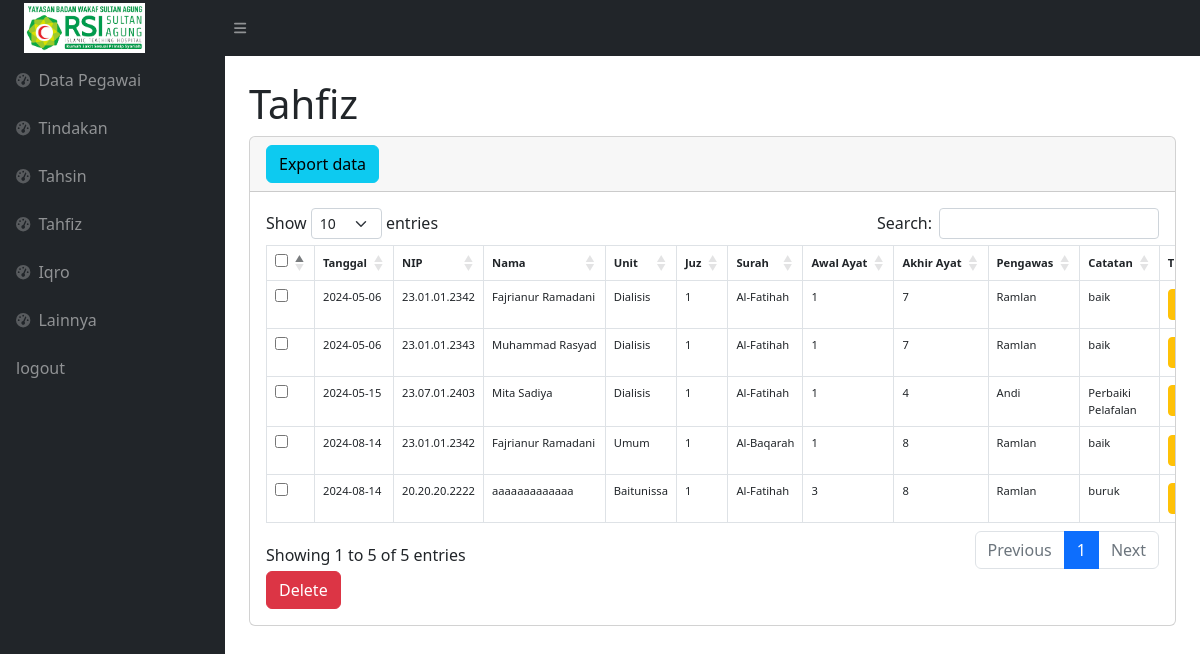
The app's page /tahfiz.php (signed in) with its own data.
### tables this page shows
CREATE TABLE `tahfiz` (
  `id_tahfiz` int(20) NOT NULL,
  `tanggal` date NOT NULL,
  `nip` varchar(20) NOT NULL,
  `nama` varchar(50) NOT NULL,
  `id_pegawai` int(20) NOT NULL,
  `id_unit` int(20) NOT NULL,
  `id_juz` int(20) NOT NULL,
  `id_surah` int(20) NOT NULL,
  `awal_ayat` int(5) NOT NULL,
  `akhir_ayat` int(5) NOT NULL,
  `id_ustad` int(20) NOT NULL,
  `catatan` text NOT NULL
);

CREATE TABLE `unit` (
  `id_unit` int(20) NOT NULL,
  `nama_unit` varchar(30) NOT NULL
);

CREATE TABLE `juz` (
  `id_juz` int(20) NOT NULL,
  `juz` int(20) NOT NULL
);

CREATE TABLE `surah` (
  `id_surah` int(20) NOT NULL,
  `nama_surah` varchar(50) NOT NULL
);

CREATE TABLE `ustad` (
  `id_ustad` int(20) NOT NULL,
  `tanggal` date NOT NULL,
  `nama_ustad` varchar(50) NOT NULL,
  `nip` varchar(30) NOT NULL,
  `id_unit` int(20) NOT NULL,
  `jk` varchar(20) NOT NULL,
  `id_jabatan` int(20) NOT NULL
);

### tahfiz.php (the view, shortened to what this page needs)
<?php
require 'function.php';
$query = "SELECT tahfiz.*,
                 unit.nama_unit,
                 surah.nama_surah,
                 juz.juz,
                 ustad.nama_ustad
          FROM tahfiz
          INNER JOIN unit ON tahfiz.id_unit = unit.id_unit
          LEFT JOIN surah ON tahfiz.id_surah = surah.id_surah
          LEFT JOIN juz ON tahfiz.id_juz = juz.id_juz
          LEFT JOIN ustad ON tahfiz.id_ustad = ustad.id_ustad";
$result = mysqli_query($conn, $query);
$tahfizData = array();
if ($result) {
    while ($row = mysqli_fetch_assoc($result)) {
        $tahfizData[] = $row;
    }
} else {
    echo "Gagal mengambil data dari database.";
}
?>
<!DOCTYPE html>
<html lang="en">
<head>
    <link href="https://cdn.jsdelivr.net/npm/bootstrap@5.2.3/dist/css/bootstrap.min.css" rel="stylesheet" />
    <link href="https://cdn.datatables.net/1.13.4/css/dataTables.bootstrap5.min.css" rel="stylesheet" />
    <link href="css/styles.css" rel="stylesheet" />
</head>
<body class="sb-nav-fixed">
    <nav class="sb-topnav navbar navbar-expand navbar-dark bg-dark">
        <a class="navbar-brand ps-4" href="index.php">
            <img src="images1.png" alt="Logo" style="height: 50px; width: auto;">
        </a>
        <button class="btn btn-link btn-sm order-1 order-lg-0 me-4 me-lg-0" id="sidebarToggle"><i class="fas fa-bars"></i></button>
    </nav>
    <div id="layoutSidenav">
        <div id="layoutSidenav_nav">
            <nav class="sb-sidenav accordion sb-sidenav-dark" id="sidenavAccordion">
                <div class="sb-sidenav-menu">
                    <div class="nav">
                        <a class="nav-link" href="index.php"><div class="sb-nav-link-icon"><i class="fas fa-tachometer-alt"></i></div>Data Pegawai</a>
                        <a class="nav-link" href="tindakan.php"><div class="sb-nav-link-icon"><i class="fas fa-tachometer-alt"></i></div>Tindakan</a>
                        <a class="nav-link" href="tahsin.php"><div class="sb-nav-link-icon"><i class="fas fa-tachometer-alt"></i></div>Tahsin</a>
                        <a class="nav-link" href="tahfiz.php"><div class="sb-nav-link-icon"><i class="fas fa-tachometer-alt"></i></div>Tahfiz</a>
                        <a class="nav-link" href="iqro.php"><div class="sb-nav-link-icon"><i class="fas fa-tachometer-alt"></i></div>Iqro</a>
                        <a class="nav-link" href="gabungan.php"><div class="sb-nav-link-icon"><i class="fas fa-tachometer-alt"></i></div>Lainnya</a>
                        <a class="nav-link" href="logout.php">logout</a>
                    </div>
                </div>
            </nav>
        </div>
        <div id="layoutSidenav_content">
            <main>
                <div class="container-fluid px-4">
                    <h1 class="mt-4">Tahfiz</h1>
                    <div class="card mb-4">
                        <div class="card-header">
                            <a href="exporttahfiz.php" class="btn btn-info">Export data</a>
                        </div>
                        <div class="card-body table-responsive">
                            <form method="post" action="tahfiz.php">
                                <table id="datatablesSimple" class="table table-bordered">
                                    <thead>
                                        <tr>
                                            <th><input type="checkbox" id="select_all"></th>
                                            <th>Tanggal</th>
                                            <th>NIP</th>
                                            <th>Nama</th>
                                            <th>Unit</th>
                                            <th>Juz</th>
                                            <th>Surah</th>
                                            <th>Awal Ayat</th>
                                            <th>Akhir Ayat</th>
                                            <th>Pengawas</th>
                                            <th>Catatan</th>
                                            <th>Tindakan</th>
                                        </tr>
                                    </thead>
                                    <tbody>
                                        <?php foreach ($tahfizData as $data): ?>
                                            <tr>
                                                <td><input type="checkbox" name="selected_ids[]" value="<?= htmlspecialchars($data['id_tahfiz']); ?>"></td>
                                                <td><?= htmlspecialchars($data['tanggal']); ?></td>
                                                <td><?= htmlspecialchars($data['nip']); ?></td>
                                                <td><?= htmlspecialchars($data['nama']); ?></td>
                                                <td><?= htmlspecialchars($data['nama_unit']); ?></td>
                                                <td><?= htmlspecialchars($data['juz']); ?></td>
                                                <td><?= htmlspecialchars($data['nama_surah']); ?></td>
                                                <td><?= htmlspecialchars($data['awal_ayat']); ?></td>
                                                <td><?= htmlspecialchars($data['akhir_ayat']); ?></td>
                                                <td><?= htmlspecialchars($data['nama_ustad']); ?></td>
                                                <td class="catatan-cell"><?= htmlspecialchars($data['catatan']); ?></td>
                                                <td>
                                                    <button type="button" class="btn btn-warning btn-sm" data-bs-toggle="modal" data-bs-target="#editModal<?= $data['id_tahfiz']; ?>">Edit</button>
                                                </td>
                                            </tr>
                                        <?php endforeach; ?>
                                    </tbody>
                                </table>
                                <button type="submit" class="btn btn-danger" name="delete_tahfiz">Delete</button>
                            </form>
                        </div>
                    </div>
                </div>
            </main>
        </div>
    </div>
</body>
</html>

### tahfiz.php (style rules this page uses)
.table-responsive { overflow-x: auto; }
.table td, .table th { white-space: nowrap; font-size: 0.7rem; }
.table td.catatan-cell { white-space: normal; word-wrap: break-word; }

### records on screen
tahfiz: tanggal "2024-05-06", nip "23.01.01.2342", nama "Fajrianur Ramadani", id_unit.nama_unit "Dialisis", id_juz.juz "1", id_surah.nama_surah "Al-Fatihah", awal_ayat "1", akhir_ayat "7", id_ustad.nama_ustad "Ramlan", catatan "baik"
tahfiz: tanggal "2024-05-06", nip "23.01.01.2343", nama "Muhammad Rasyad", id_unit.nama_unit "Dialisis", id_juz.juz "1", id_surah.nama_surah "Al-Fatihah", awal_ayat "1", akhir_ayat "7", id_ustad.nama_ustad "Ramlan", catatan "baik"
tahfiz: tanggal "2024-05-15", nip "23.07.01.2403", nama "Mita Sadiya", id_unit.nama_unit "Dialisis", id_juz.juz "1", id_surah.nama_surah "Al-Fatihah", awal_ayat "1", akhir_ayat "4", id_ustad.nama_ustad "Andi", catatan "Perbaiki Pelafalan"
tahfiz: tanggal "2024-08-14", nip "23.01.01.2342", nama "Fajrianur Ramadani", id_unit.nama_unit "Umum", id_juz.juz "1", id_surah.nama_surah "Al-Baqarah", awal_ayat "1", akhir_ayat "8", id_ustad.nama_ustad "Ramlan", catatan "baik"
tahfiz: tanggal "2024-08-14", nip "20.20.20.2222", nama "aaaaaaaaaaaaa", id_unit.nama_unit "Baitunissa", id_juz.juz "1", id_surah.nama_surah "Al-Fatihah", awal_ayat "3", akhir_ayat "8", id_ustad.nama_ustad "Ramlan", catatan "buruk"
